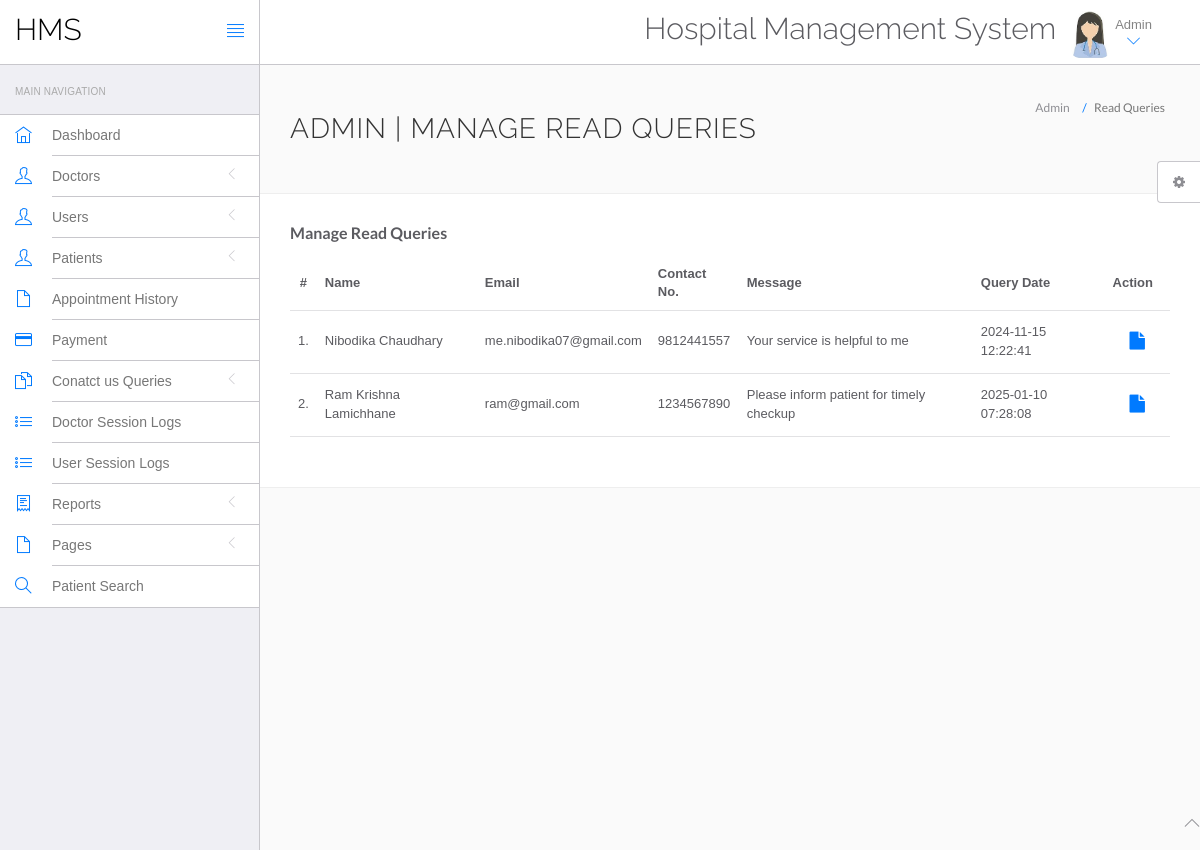
/hospital/hms/admin/read-query.php (signed in), run on the app's committed database.
### tables this page shows
CREATE TABLE `tblcontactus` (
  `id` int(11) NOT NULL,
  `fullname` varchar(255) DEFAULT NULL,
  `email` varchar(255) DEFAULT NULL,
  `contactno` bigint(12) DEFAULT NULL,
  `message` mediumtext DEFAULT NULL,
  `PostingDate` timestamp NULL DEFAULT current_timestamp(),
  `AdminRemark` mediumtext DEFAULT NULL,
  `LastupdationDate` timestamp NULL DEFAULT NULL ON UPDATE current_timestamp(),
  `IsRead` int(11) DEFAULT NULL
);

### hospital/hms/admin/read-query.php (the view, shortened to what this page needs)
<?php
include('include/config.php');
if(strlen($_SESSION['id']==0)) {
 header('location:logout.php');
  } else{
?>
<!DOCTYPE html>
<html lang="en">
	<head>
		<link rel="stylesheet" href="vendor/bootstrap/css/bootstrap.min.css">
		<link rel="stylesheet" href="vendor/fontawesome/css/font-awesome.min.css">
		<link rel="stylesheet" href="vendor/themify-icons/themify-icons.min.css">
		<link href="vendor/animate.css/animate.min.css" rel="stylesheet" media="screen">
		<link href="vendor/perfect-scrollbar/perfect-scrollbar.min.css" rel="stylesheet" media="screen">
		<link href="vendor/switchery/switchery.min.css" rel="stylesheet" media="screen">
		<link href="vendor/bootstrap-touchspin/jquery.bootstrap-touchspin.min.css" rel="stylesheet" media="screen">
		<link href="vendor/select2/select2.min.css" rel="stylesheet" media="screen">
		<link href="vendor/bootstrap-datepicker/bootstrap-datepicker3.standalone.min.css" rel="stylesheet" media="screen">
		<link href="vendor/bootstrap-timepicker/bootstrap-timepicker.min.css" rel="stylesheet" media="screen">
		<link rel="stylesheet" href="assets/css/styles.css">
		<link rel="stylesheet" href="assets/css/plugins.css">
		<link rel="stylesheet" href="assets/css/themes/theme-1.css" id="skin_color" />
	</head>
	<body>
		<div id="app">
<?php include('include/sidebar.php');?>
			<div class="app-content">
						<?php include('include/header.php');?>
				<div class="main-content" >
					<div class="wrap-content container" id="container">
						<section id="page-title">
							<div class="row">
								<div class="col-sm-8">
									<h1 class="mainTitle">Admin | Manage Read Queries</h1>
																	</div>
								<ol class="breadcrumb">
									<li>
										<span>Admin</span>
									</li>
									<li class="active">
										<span>Read Queries</span>
									</li>
								</ol>
							</div>
						</section>
						<div class="container-fluid container-fullw bg-white">
									<div class="row">
								<div class="col-md-12">
									<h5 class="over-title margin-bottom-15 text-bold">Manage <span class="text-bold">Read Queries</span></h5>
									<table class="table table-hover" id="sample-table-1">
										<thead>
											<tr>
												<th class="center">#</th>
												<th>Name</th>
												<th class="hidden-xs">Email</th>
												<th>Contact No. </th>
												<th>Message </th>
												<th>Query Date</th>
												<th>Action</th>
											</tr>
										</thead>
										<tbody>
<?php
$sql=mysqli_query($con,"select * from tblcontactus where IsRead is not null");
$cnt=1;
while($row=mysqli_fetch_array($sql))
{
?>
											<tr>
												<td class="center"><?php echo $cnt;?>.</td>
												<td class="hidden-xs"><?php echo $row['fullname'];?></td>
												<td><?php echo $row['email'];?></td>
												<td><?php echo $row['contactno'];?></td>
												<td><?php echo $row['message'];?></td>
												<td><?php echo $row['PostingDate'];?></td>
												<td >
												<div class="visible-md visible-lg hidden-sm hidden-xs">
							<a href="query-details.php?id=<?php echo $row['id'];?>" class="btn btn-transparent btn-lg" title="View Details"><i class="fa fa-file"></i></a>
												</div>
												</td>
											</tr>
											<?php
$cnt=$cnt+1;
											 }?>
										</tbody>
									</table>
								</div>
							</div>
								</div>
							</div>
						</div>
					</div>
				</div>
	<?php include('include/footer.php');?>
	<?php include('include/setting.php');?>
	</body>
</html>
<?php } ?>

### hospital/hms/admin/assets/css/themes/theme-1.css (style rules this page uses)
body { background: #FAFAFA; }

### data on the page
tblcontactus: fullname "Nibodika Chaudhary", email "me.nibodika07@gmail.com", contactno "9812441557", message "Your service is helpful to me", PostingDate "2024-11-15 12:22:41"
tblcontactus: fullname "Ram Krishna Lamichhane", email "ram@gmail.com", contactno "1234567890", message "Please inform patient for timely checkup", PostingDate "2025-01-10 07:28:08"
